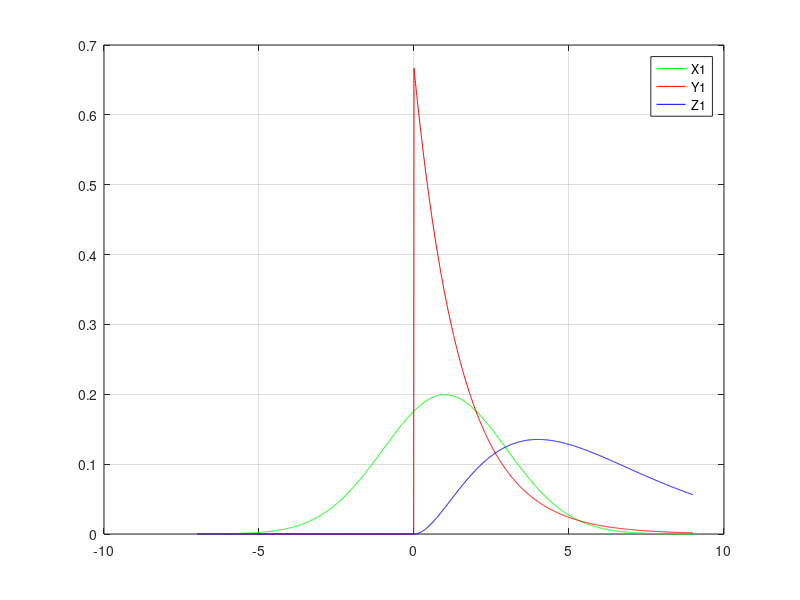

Write MATLAB code to recreate this figure.
clear all
close all 
clc

m=1;
s=2;
l=1.5;
a=3;
b=2;
x=m-4*s:0.01:m+4*s;
X1=normpdf(x,m,s);

Y1=exppdf(x,l);

Z1=gampdf(x,a,b);


figure;
subplot(1,1,1); 
plot(x,X1,'-g');
hold on;
plot(x,Y1,'-r');
hold on;
plot(x,Z1,'-b');
hold on;
grid;
legendaP=legend('X1','Y1','Z1');
set(legendaP,'Location','NorthEast');

